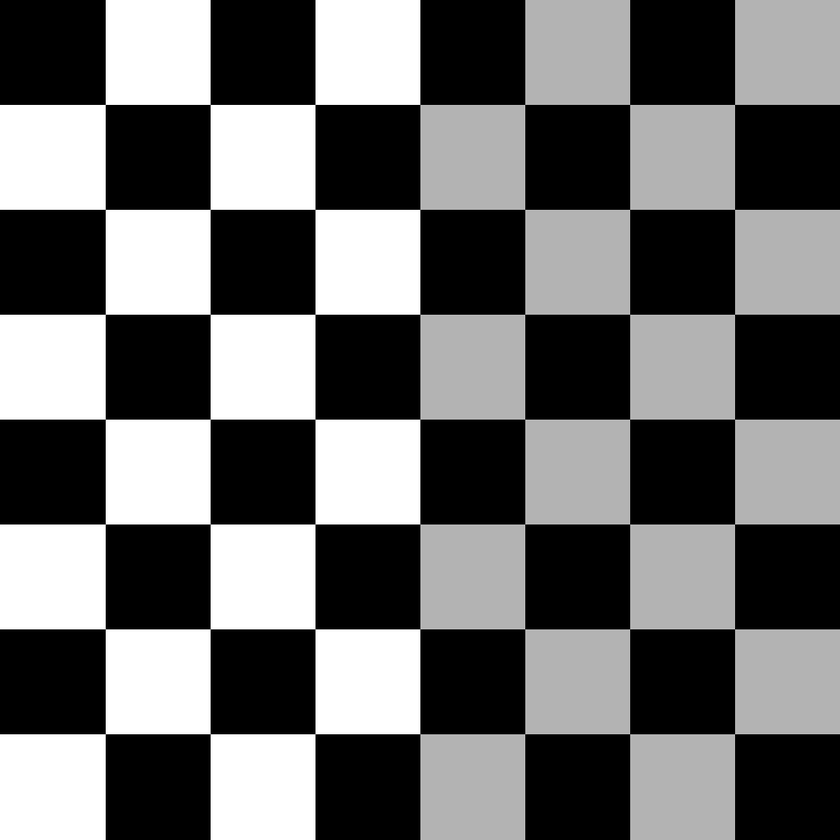
#> input picture 5-3.tif, 840 x 840 px, shrunk from 1049 x 1049 before the run, given in place of 5-1.tif, which was not available
$ python test5-1.py
#> lines starting #> are read from the running program, lines starting #| are printed output that depends on the picture; pictures that were not available may be replaced by others from this repository, and a replacement may not be noted
import cv2
import numpy as np
import matplotlib.pyplot as plt


def ban(img,mask):
    f1 = np.fft.fft2(img)
    f1shift = np.fft.fftshift(f1)
    f1shift = f1shift*mask
    f2shift = np.fft.ifftshift(f1shift) #对新的进行逆变换
    img_new = np.real(np.fft.ifft2(f2shift))
    return img_new


img=cv2.imread('E:/test5/5-1.tif',cv2.IMREAD_GRAYSCALE)
#> img is the input picture: shape (840, 840); min 0, max 255, mean 108.6
img2=cv2.imread('E:/test5/5-2.tif',cv2.IMREAD_GRAYSCALE)
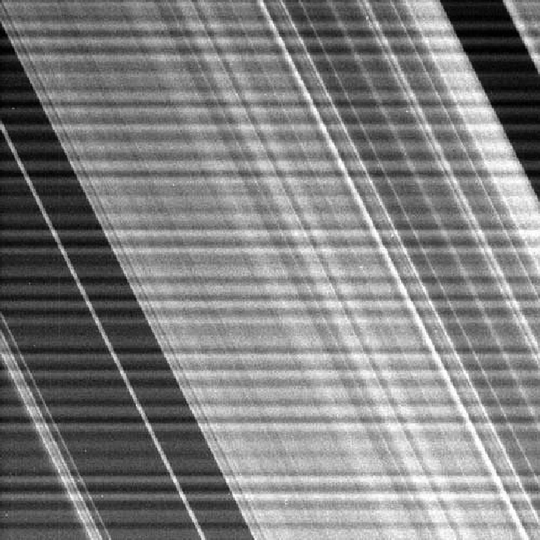
#> input picture 5-2.tif, 540 x 540 px, shrunk from 674 x 674 before the run, found by its file name
#> img2 is the input picture: shape (540, 540); min 0, max 255, mean 127.9
# [27 lines of commented-out code are left out]

plt.subplot(121)
plt.imshow(img,'gray'),plt.title('origial')
plt.xticks([]),plt.yticks([])
#--------------------------------
rows,cols = img.shape
#> rows = 840; cols = 840
# mask = np.ones(img.shape,np.uint8)
# mask[rows/2-30:rows/2+30,cols/2-30:cols/2+30] = 0 #高通滤波
# mask = np.zeros(img.shape,np.uint8)
# mask[rows/2-80:rows/2+80,cols/2-80:cols/2+80] = 1 #低通滤波
#--------------------------------
#--------------------------------理想的带通滤波器
rows,cols = img.shape
print(rows,cols)
#| 840 840
inner=10
outer=100
mask1 = np.ones(img.shape,np.uint8)
mask1[int(rows/2-inner):int(rows/2+inner),int(cols/2-inner):int(cols/2+inner)] = 0
mask2 = np.zeros(img.shape,np.uint8)
mask2[int(rows/2-outer):int(rows/2+outer),int(cols/2-outer):int(cols/2+outer)] = 1
mask = mask1*mask2
#--------------------------------
mask=np.ones(mask.shape)-mask
#出来的是复数，无法显示
img_new = ban(img,mask)
#> in ban, `img_new = np.real(np.fft.ifft2(f2shift))`:
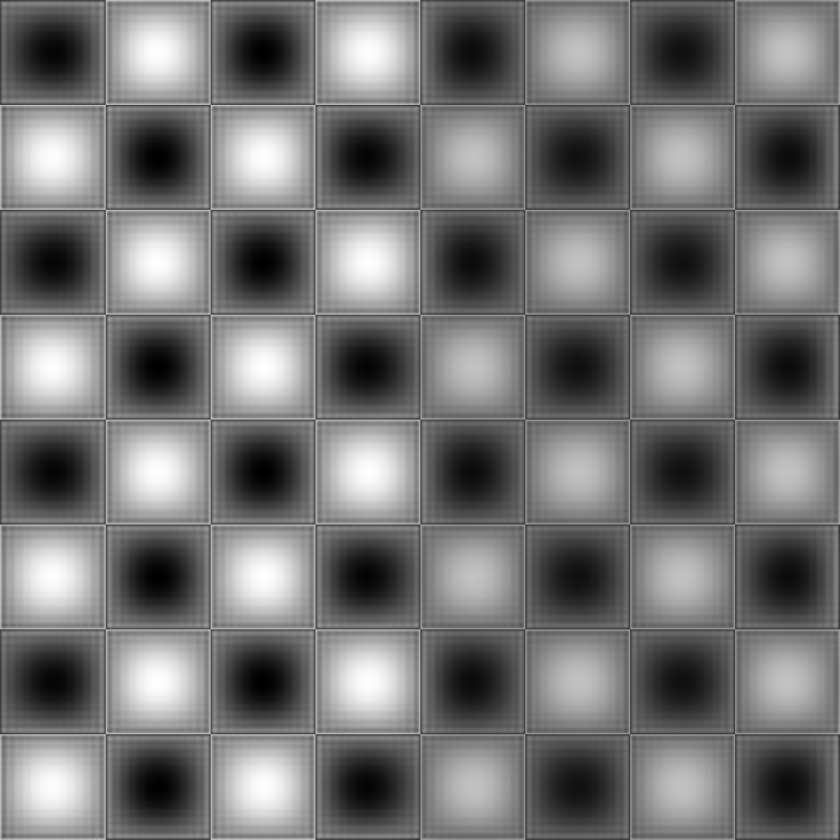
#> img_new: shape (840, 840) float64; min -81.72, max 335, mean 108.6; drawn with min black and max white

plt.subplot(122),plt.imshow(img_new,'gray'),plt.title('1')
plt.xticks([]),plt.yticks([])
plt.show()
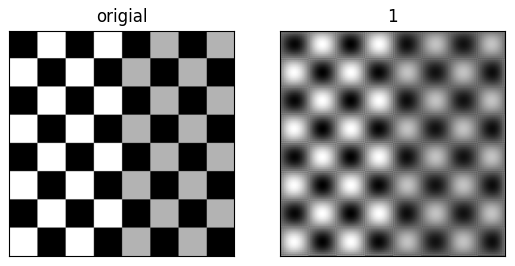
#> figure drawn by matplotlib, 2 panels
